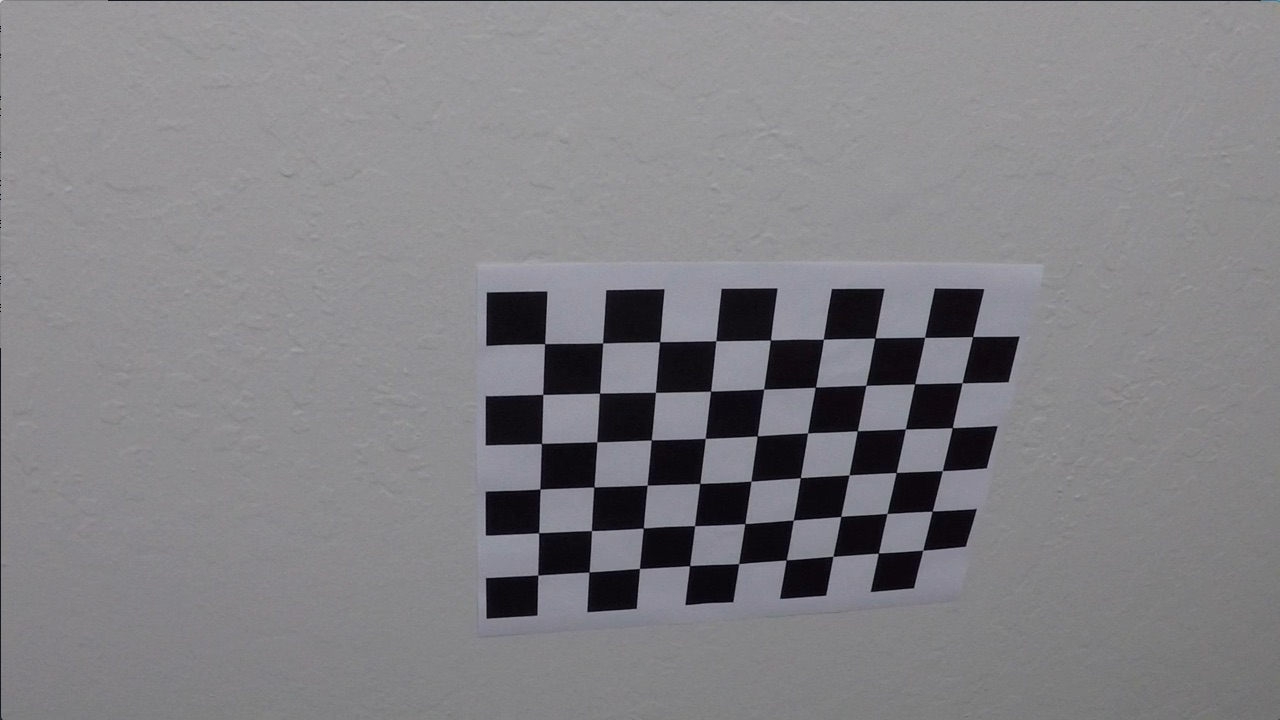
#> input picture Term1-Project4-Advanced-Lane-Lines/camera_cal/calibration10.jpg, 1280 x 720 px; its folder holds only this picture in this run
$ jupyter execute --allow-errors 'Advanced Lane Finding.ipynb'   (shell and % lines are left out)   (older library calls are emulated)
#> lines starting #> are read from the running program, lines starting #| are printed output that depends on the picture; after the words box and inside, x2 and y2 are one past the last pixel; in counts of white or black regions, pixels touching at a corner belong together
# Project: Advanced Lane Finding

This project builds a pipeline to identify lane boundaries from a car's front camera.

##### Importing Packages

[cell 1]
import matplotlib.pyplot as plt
import matplotlib.image as mpimg
from sklearn.metrics import mean_squared_error
import numpy as np
import cv2
import pickle
import glob

### 1. Carmera Calibration

#### 1.1. Briefly state how you computed the camera matrix and distortion coefficients. Provide an example of a distortion corrected calibration image.

Extract object and image points for camera calibration.

At first, we prepare object points, that are x, y and z points in the real world of the chessboard corners. I assume that they're all on the z plane.

Now we loop through each of the images converting them to greyscale.

Then we use cv2.findChessboardCorners to find the image coordinates of the object points and finally append both to a copy of them.

Finally, we use cv2.calibrateCamera to get the camera matrix and distortion coefficients.

[cell 2]
# Number of corners
x_cor = 9
y_cor = 6

objp = np.zeros((y_cor*x_cor,3), np.float32)
objp[:,:2] = np.mgrid[0:x_cor, 0:y_cor].T.reshape(-1,2)

# Object and image points from all the images.
objpoints = [] # 3d points
imgpoints = [] # 2d points

# Path to calibration images
images = glob.glob('camera_cal/calibration*.jpg')

# Search for chessboard corners
corners_not_found = []
plt.figure(figsize=(12, 18))
plt.figtext(0.5,0.9,'Image with corners patterns drawn', fontsize=22, ha='center')
for idx, fname in enumerate(images):
    img = cv2.imread(fname)
#> img is the input picture: shape (720, 1280, 3); mean B, G, R 133.1, 129.4, 130.2
    gray = cv2.cvtColor(img, cv2.COLOR_BGR2GRAY) # Conver to grayscale
    ret, corners = cv2.findChessboardCorners(gray, (x_cor,y_cor), None) # Find the chessboard corners
#> ret = True; corners = 54 rows, first 8: [545.3, 343.1], [602.7, 342.8], [660.1, 341.3], [715.8, 340.7], [770.6, 340], [823.5, 339.2], [874.3, 338.5], [925.1, 337.4]
    # If found, add object and image points
    if ret == True:
        objpoints.append(objp)
        imgpoints.append(corners)
        plt.subplot(6, 3, len(imgpoints))
        cv2.drawChessboardCorners(img, (x_cor,y_cor), corners, ret)
#> img: shape (720, 1280, 3); 1.91% of pixels changed, all inside (x1, y1, x2, y2) = (532, 331, 980, 582)
        plt.imshow(img)
        plt.title(fname)
        plt.axis('off')
    else:
        corners_not_found.append(fname)
plt.show()

print ('Corners found on', str(len(imgpoints)), 'out of', str(len(images)))
#| Corners found on 1 out of 1
print(str(len(imgpoints)*100.0/len(images)),'% of images calibrated')
#| 100.0 % of images calibrated

# Draw boards
plt.figure(figsize=(12, 4))
plt.figtext(.5,.8,'Images in which cv2 failed to find desired corners', fontsize=22, ha='center')
for i, p in enumerate(corners_not_found):
    plt.subplot(1, 3, i+1)
    plt.imshow(mpimg.imread(p))
    plt.title(p)
    plt.axis('off')
plt.show()

The last 3 images failed because, as we can see, the chessboard is cropped in some part. So our solution can't find the required number of corners.

## 2. Pipeline

#### 2.1. Provide an example of a distortion-corrected image.

[cell 3]
# Undistortion process
img = cv2.imread('camera_cal/calibration1.jpg')
#> (the rest of this cell did not finish here and is left out)

#### 2.2. Describe how (and identify where in your code) you used color transforms, gradients or other methods to create a thresholded binary image. Provide an example of a binary image result.

**Thresholded binary image**

We'll be performing Histogram normalization, binary Sobel transformation(magnitude and direction), red color channel and saturation channel.

An adaptive threshold was applied on a red channel image for white line finding and on a linear combination of the red and saturation channels for the yellow line.

[cell 4]
# Histogram normalization
def eq_Hist(img):
    img[:, :, 0] = cv2.equalizeHist(img[:, :, 0])
    img[:, :, 1] = cv2.equalizeHist(img[:, :, 1])
    img[:, :, 2] = cv2.equalizeHist(img[:, :, 2])
    return img

# Sobel
# [44 lines left out: functions sobel_img, sobel_mag_img, sobel_dir_img, red_thres, s_thres, not called in this run]

# Return saturation channel
def s_hls(img):
    hls = cv2.cvtColor(img, cv2.COLOR_BGR2HLS)
    return hls[:,:,2]

# Visualize an example
imagefilename = 'test_images/test3.jpg'
img = cv2.imread(imagefilename)
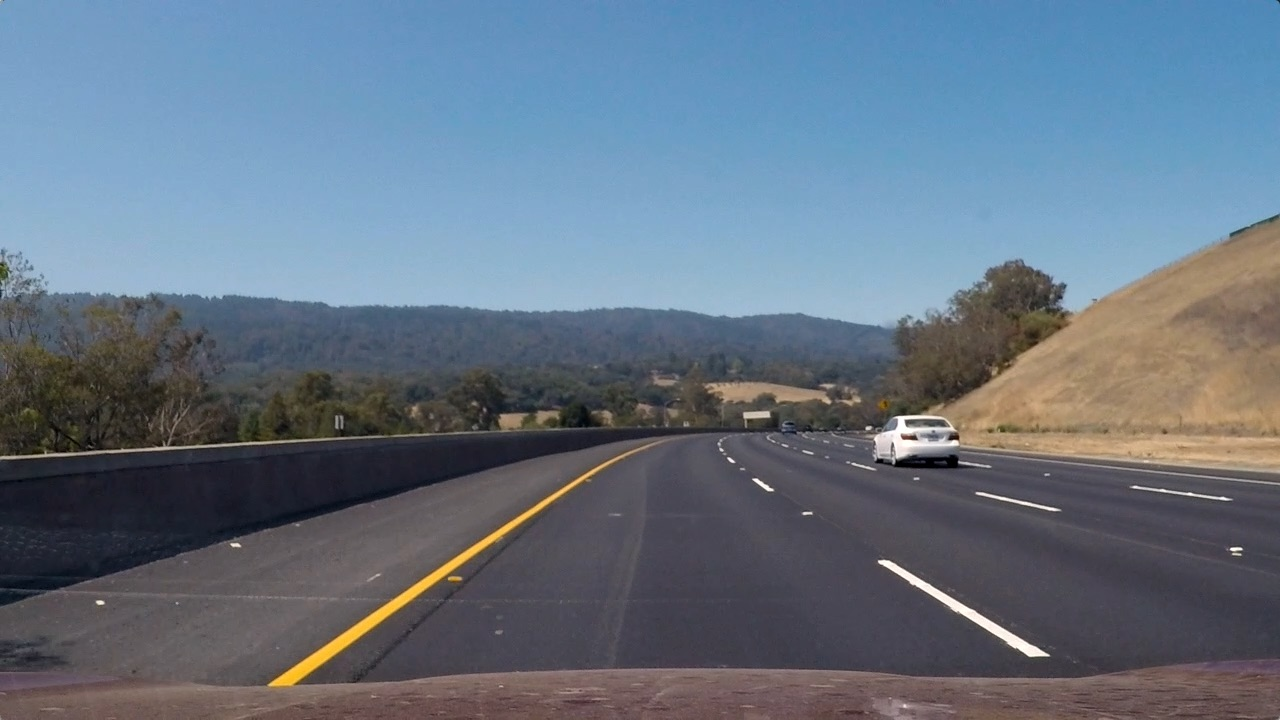
#> input picture Term1-Project4-Advanced-Lane-Lines/test_images/test3.jpg, 1280 x 720 px
#> img is the input picture: shape (720, 1280, 3); mean B, G, R 130.7, 115.3, 101.1
img = eq_Hist(img)
img_proc = img[:,:,2]+0.5*s_hls(img)
#> in s_hls, `hls = cv2.cvtColor(img, cv2.COLOR_BGR2HLS)`: hls: shape (720, 1280, 3); mean of channels 0, 1, 2 82.1, 129, 81.5
img_proc = np.uint8(255*img_proc/np.max(img_proc))
plt.imshow(img_proc, cmap='gray')

Now, we convert the image to three color spaces, gray, hls and hsv. We'll use these converted images to extract features and combine them later to get the lane lines.

We use a combination of the following channels:
- gray: absolute sobel x direction threshold
- gray: direction threshold
- rgb r: threshold - combined with the one below for yellow lines
- rgb g: threshold
- hls s: threshold
- hls l: threshold
- hsv v: absolute sobel x direction threshold
- hls s: absolute sobel x direction threshold

Some of these are quite noisy under some circumstances. Like shadows from trees or lighter patches of road, but are combined in such a way that the combined version is more stable.

[cell 5]
# [75 lines left out: functions abs_sobel_thresh, mag_thresh, dir_threshold, thresh, convert_image, image_plotter, not called in this run]

imagefilename = 'test_images/test3.jpg'
img = mpimg.imread(imagefilename)
#> (the rest of this cell did not finish here and is left out)

The binary and channel versions of the image above looks as follows

[cell 6]
def binarize(img, s_thresh=(120, 255), sx_thresh=(20, 255),l_thresh=(40,255)):
    img = np.copy(img)

    # Convert to HLS color space and separate the V channel
    hls = cv2.cvtColor(img, cv2.COLOR_RGB2HLS).astype(np.float)
    l_channel = hls[:,:,1]
    s_channel = hls[:,:,2]
    sobelx = cv2.Sobel(l_channel, cv2.CV_64F, 1, 0) # Take the derivative in x
    abs_sobelx = np.absolute(sobelx) # Absolute x derivative to accentuate lines away from horizontal
    scaled_sobel = np.uint8(255*abs_sobelx/np.max(abs_sobelx))

    # Threshold x gradient
    sxbinary = np.zeros_like(scaled_sobel)
    sxbinary[(scaled_sobel >= sx_thresh[0]) & (scaled_sobel <= sx_thresh[1])] = 1

    # Threshold saturation channel
    s_binary = np.zeros_like(s_channel)
    s_binary[(s_channel >= s_thresh[0]) & (s_channel <= s_thresh[1])] = 1

    # Threshold lightness
    l_binary = np.zeros_like(l_channel)
    l_binary[(l_channel >= l_thresh[0]) & (l_channel <= l_thresh[1])] = 1

    channels = 255*np.dstack(( l_binary, sxbinary, s_binary)).astype('uint8')
    binary = np.zeros_like(sxbinary)
    binary[((l_binary == 1) & (s_binary == 1) | (sxbinary==1))] = 1
    binary = 255*np.dstack((binary,binary,binary)).astype('uint8')

    return  binary,channels

[cell 7]
img = plt.imread('test_images/test3.jpg')

shape = img.shape
#> shape = (720, 1280, 3)
binary,channels = binarize(img)
#> in binarize, `s_channel = hls[:,:,2]`:
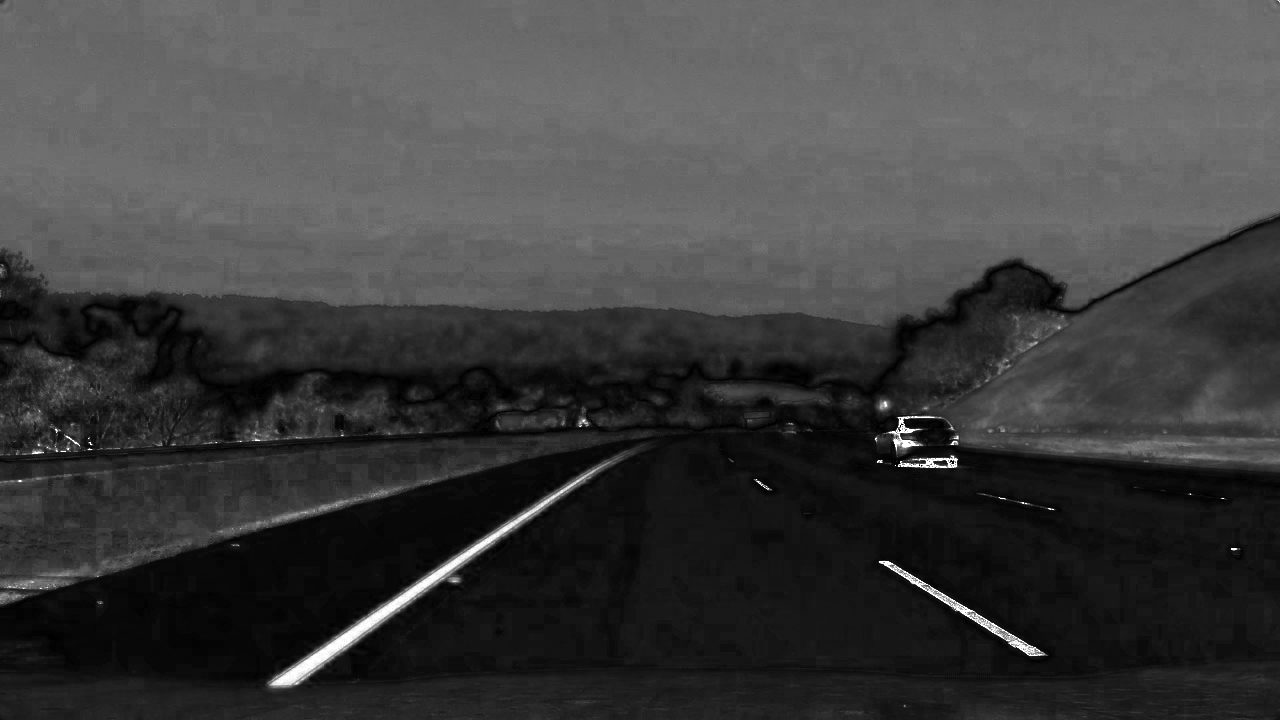
#> s_channel: shape (720, 1280) float64; min 0, max 255, mean 62.1
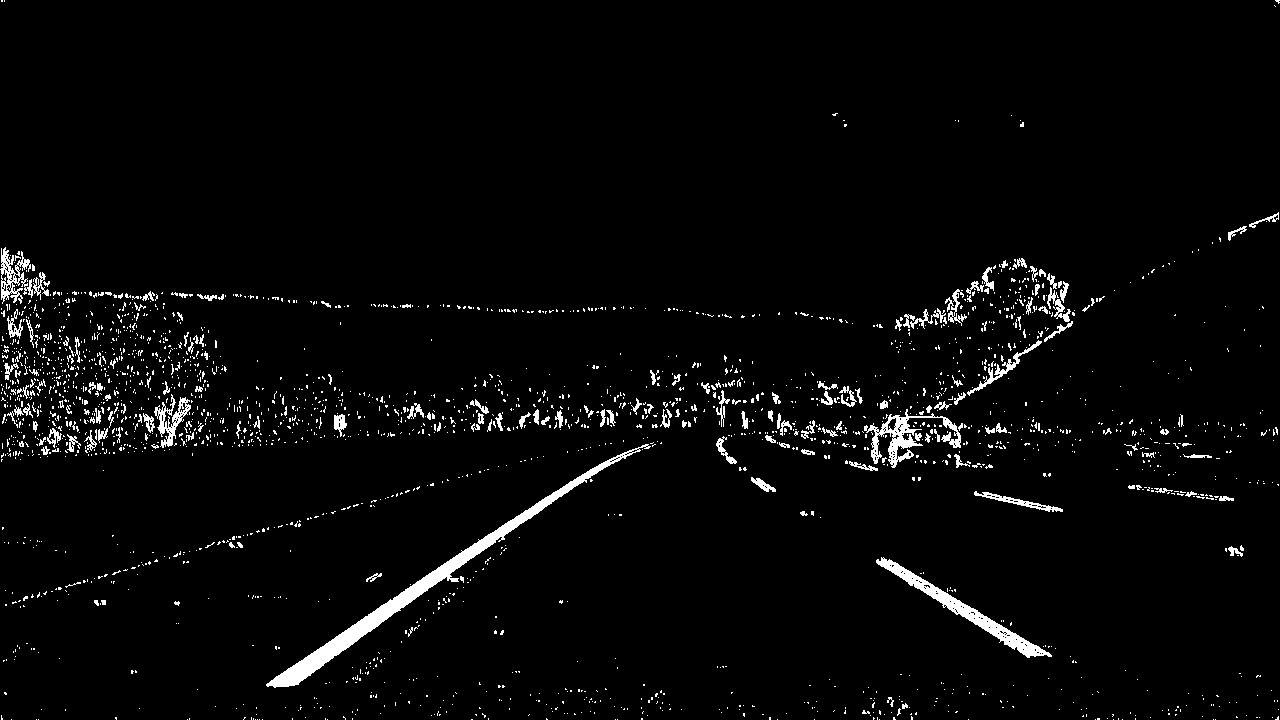
#> binary: shape (720, 1280, 3); 3.1% white; 2388 white regions (2213 under 20 px), largest, box (x1, y1, x2, y2) and area: (266, 444, 651, 688) 5065, (876, 557, 1052, 658) 2204, (864, 409, 961, 468) 1493
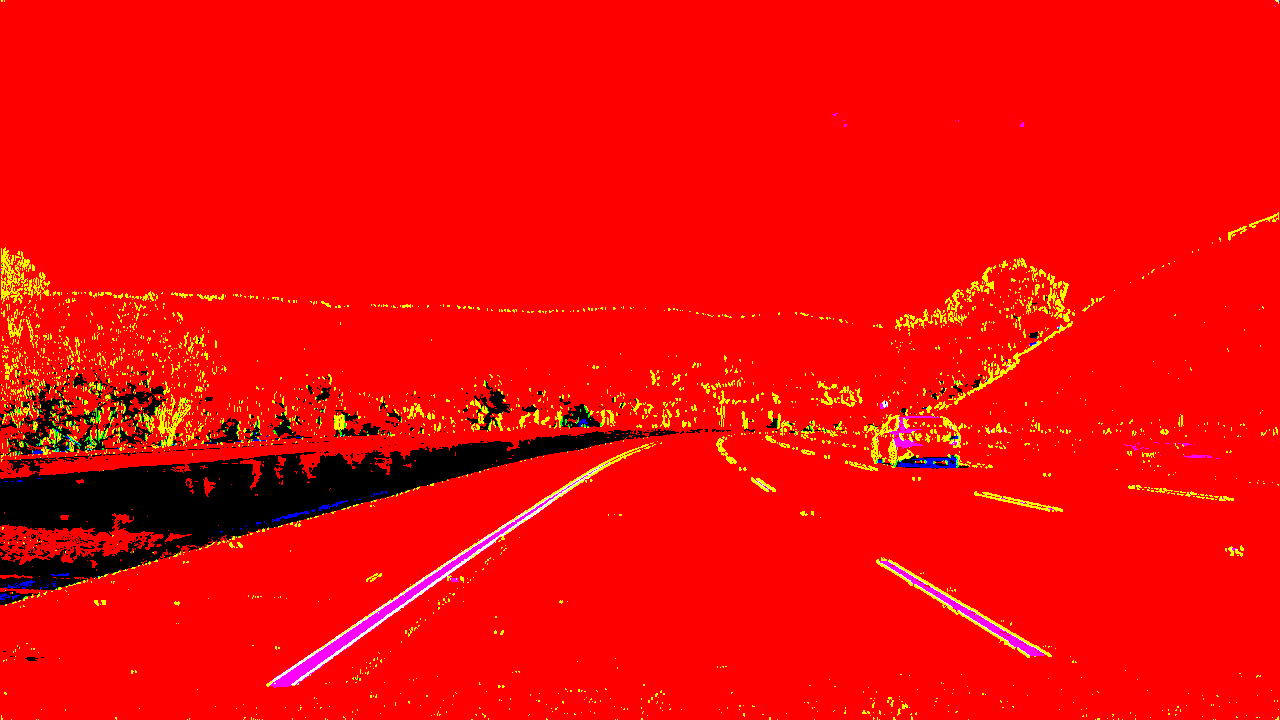
#> channels: shape (720, 1280, 3); mean R, G, B 242.8, 6.8, 2.1

# Plot the result
f, (ax1,ax2) = plt.subplots(1, 2, figsize=(24, 9))
f.tight_layout()

ax1.imshow(binary)
ax1.set_title('Binary', fontsize=40)

ax2.imshow(channels)
ax2.set_title('Channels', fontsize=40)
